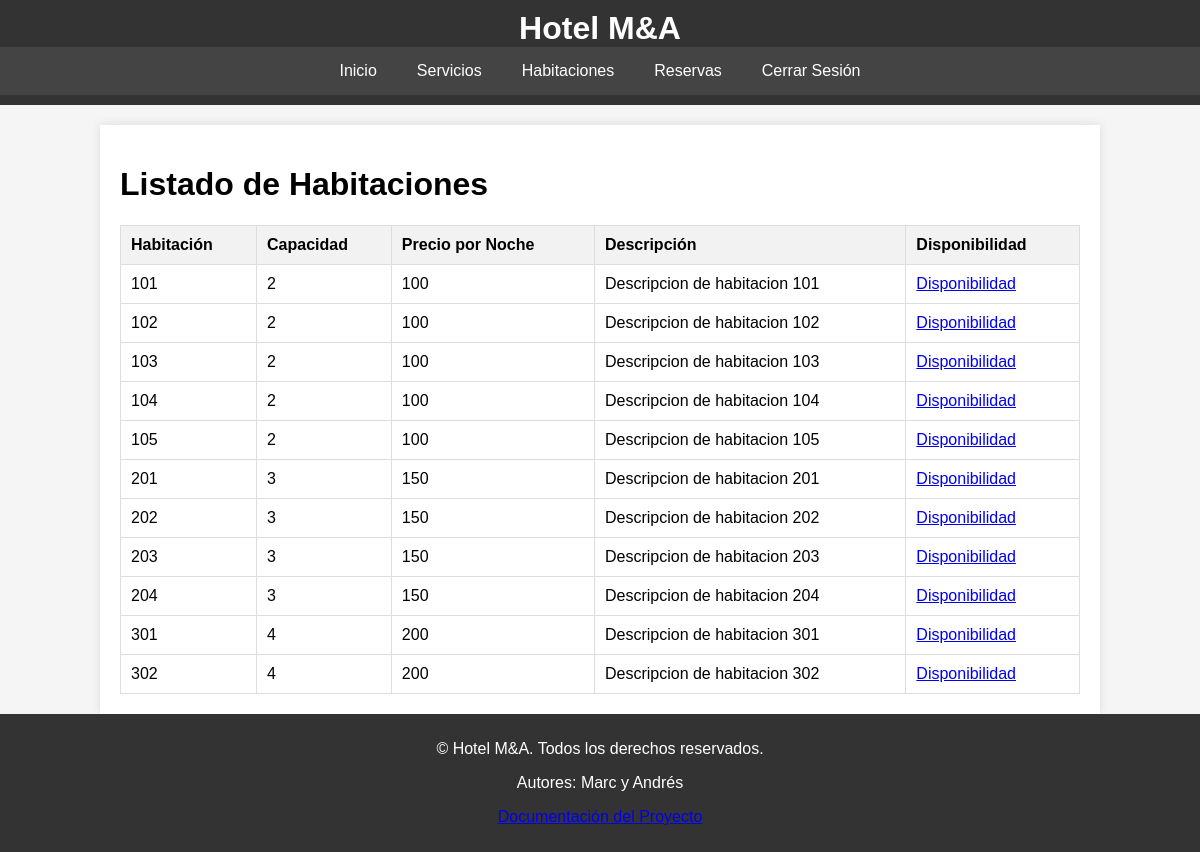
Page /vista/habitaciones.php (signed in) on the committed database.
### tables this page shows
CREATE TABLE `habitacion` (
  `numero` int(11) NOT NULL,
  `capacidad` int(11) NOT NULL,
  `precio` int(11) NOT NULL,
  `descripcion` varchar(100) NOT NULL,
  `num_fotos` int(11) DEFAULT 0,
  PRIMARY KEY (`numero`),
  KEY `numero` (`numero`)
);

### modelos/conectbd.php (called while the page is built, shortened)
<?php
function conectarBD() {
    $connection = new mysqli(DB_HOST, DB_USER, DB_PASSWORD, DB_NAME);
    return $connection;
}
?>

### controlador/controlador.php (called while the page is built, shortened)
<?php
require_once(__DIR__ .'/../modelos/conectbd.php');
require_once(__DIR__ .'/../modelos/funcionesdb.php');
class ControladorSolicitud {
    private $conexion;
    public function __construct() {
        $this->conexion = conectarBD();
    }
    function obtenerlistaHabitaciones() {
        $result = obtenerHabitaciones($this->conexion);
        return $result;
    }
}
?>

### modelos/funcionesdb.php (called while the page is built, shortened)
<?php
function obtenerHabitaciones($conexion){
    $sql = "SELECT * FROM habitacion";
    $result = $conexion->query($sql);
    return $result;
}
?>

### vista/habitaciones.php (the view, shortened to what this page needs)
<!DOCTYPE html>
<html lang="es">
<head>
    <link rel="stylesheet" href="styles.css">
</head>
<body>
    <?php include 'header.php'; ?>
    <div class="container">
        <h1>Listado de Habitaciones</h1>
        <?php
        require_once '../controlador/controlador.php';
        $controlador = new ControladorSolicitud();
        $result = $controlador->obtenerlistaHabitaciones();
        if ($result->num_rows > 0) {
            echo "<table>";
            echo "<tr><th>Habitación</th><th>Capacidad</th><th>Precio por Noche</th><th>Descripción</th><th>Disponibilidad</th></tr>";
            while ($row = $result->fetch_assoc()) {
                echo "<tr>";
                echo "<td>" . $row['numero'] . "</td>";
                echo "<td>" . $row['capacidad'] . "</td>";
                echo "<td>" . $row['precio'] . "</td>";
                echo "<td>" . $row['descripcion'] . "</td>";
                echo '<td> <a href="disponibilidad_habitacion.php?num_hab=' . $row['numero'].'">Disponibilidad</a> </td>';
                echo "</tr>";
            }
            echo "</table>";
        } else {
            echo "<p>No hay habitaciones disponibles.</p>";
        }
        ?>
    </div>
    <?php include 'footer.php'; ?>
</body>
</html>

### vista/styles.css (style rules this page uses)
body { font-family: Arial, sans-serif; margin: 0; padding: 0; background-color: #f5f5f5; }
.container { width: 80%; margin: 0 auto; padding: 20px; background-color: white; box-shadow: 0 0 10px rgba(0, 0, 0, 0.1); margin-top: 20px; }
table { width: 100%; border-collapse: collapse; margin-top: 20px; }
table, th, td { border: 1px solid #ddd; }
th, td { padding: 10px; text-align: left; }
th { background-color: #f2f2f2; }

### rows in the picture
habitacion: numero "101", capacidad "2", precio "100", descripcion "Descripcion de habitacion 101"
habitacion: numero "102", capacidad "2", precio "100", descripcion "Descripcion de habitacion 102"
habitacion: numero "103", capacidad "2", precio "100", descripcion "Descripcion de habitacion 103"
habitacion: numero "104", capacidad "2", precio "100", descripcion "Descripcion de habitacion 104"
habitacion: numero "105", capacidad "2", precio "100", descripcion "Descripcion de habitacion 105"
habitacion: numero "201", capacidad "3", precio "150", descripcion "Descripcion de habitacion 201"
habitacion: numero "202", capacidad "3", precio "150", descripcion "Descripcion de habitacion 202"
habitacion: numero "203", capacidad "3", precio "150", descripcion "Descripcion de habitacion 203"
habitacion: numero "204", capacidad "3", precio "150", descripcion "Descripcion de habitacion 204"
habitacion: numero "301", capacidad "4", precio "200", descripcion "Descripcion de habitacion 301"
habitacion: numero "302", capacidad "4", precio "200", descripcion "Descripcion de habitacion 302"
